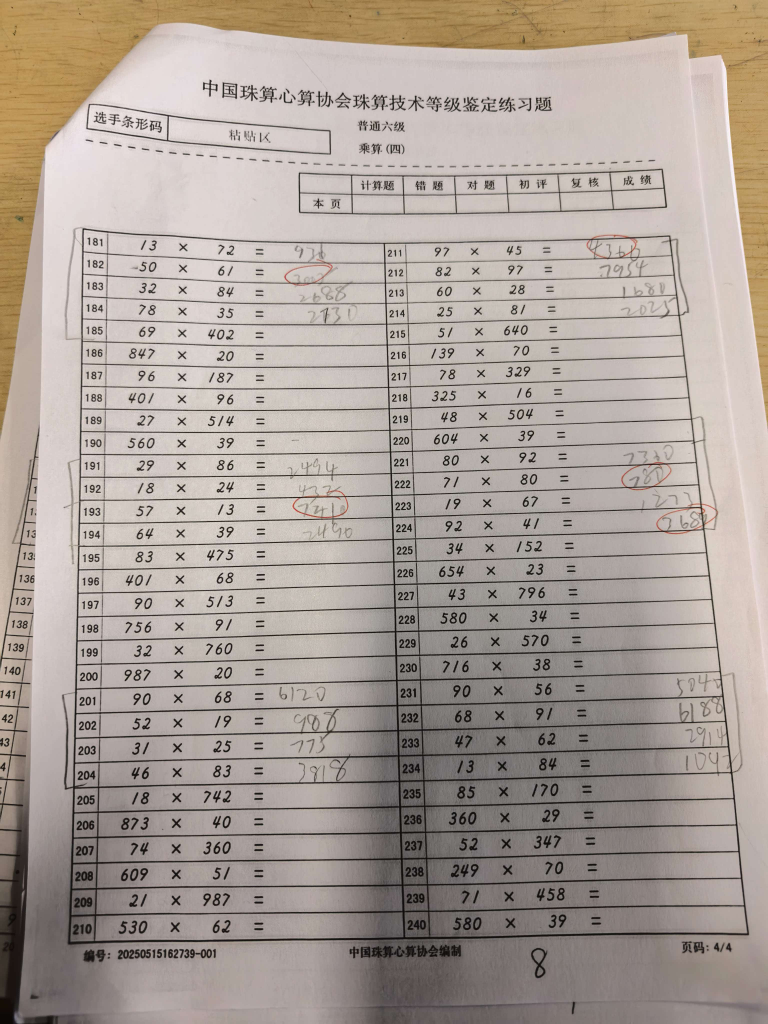
#> input picture picture_video/5.jpg, 3072 x 4096 px, found by its file name (shown at 1/4 size)
$ python 12_four_aithmetic.py
#> lines starting #> are read from the running program, lines starting #| are printed output that depends on the picture
import cv2
import numpy as np


reward=cv2.imread("./picture_video/5.jpg")
#> reward is the input picture: shape (4096, 3072, 3); mean B, G, R 152.5, 160.3, 170.9
#参数要一致
print(reward.shape) #获取长度 高度 通道数
#| (4096, 3072, 3)
img=np.ones((4096,3072,3),np.uint8)*100

cv2.imshow('reward',reward)
#加减乘除
result1=cv2.add(reward,img)
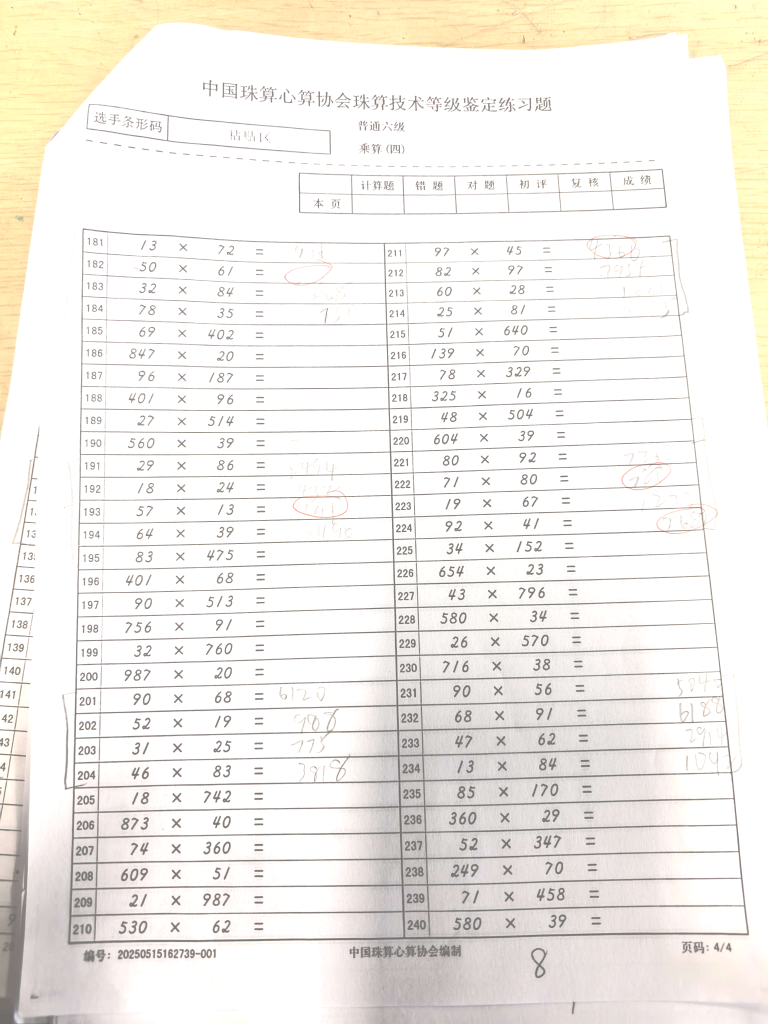
#> result1: shape (4096, 3072, 3) (shown at 1/4 size); mean B, G, R 234.2, 239.2, 242.3
result2=cv2.subtract(reward,img)
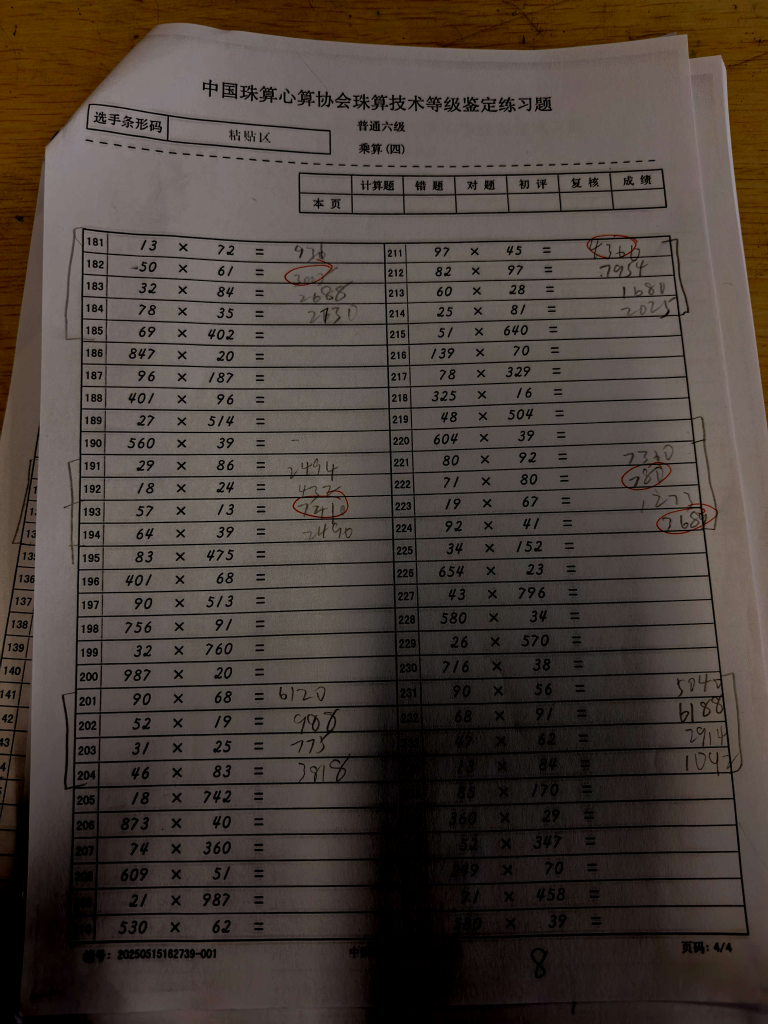
#> result2: shape (4096, 3072, 3) (shown at 1/4 size); mean B, G, R 57.8, 64.3, 74.4
result3=cv2.multiply(reward,img)
result4=cv2.divide(reward,img)

cv2.imshow('result1',result1)
cv2.waitKey(0)

$ run again, with picture_video/4.jpg copied over picture_video/5.jpg
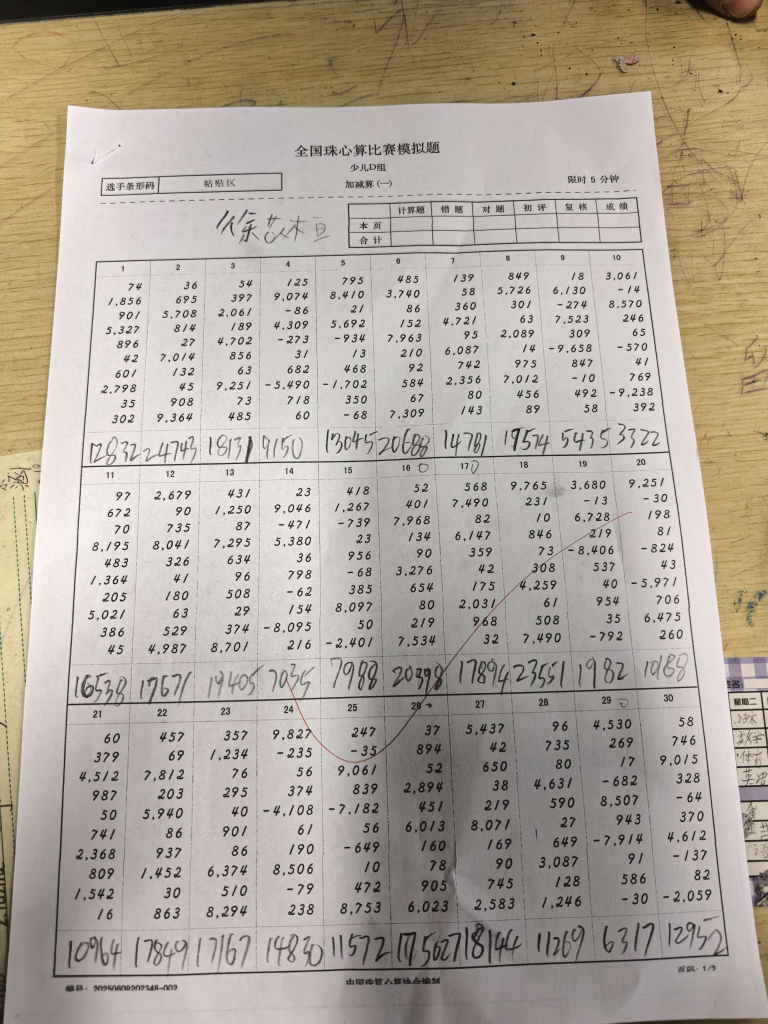
#> input picture picture_video/4.jpg, 3072 x 4096 px, found by its file name (shown at 1/4 size)
#> reward is the input picture: shape (4096, 3072, 3); mean B, G, R 155.5, 166.5, 176
#| (4096, 3072, 3)
#> `result1=cv2.add(reward,img)`:
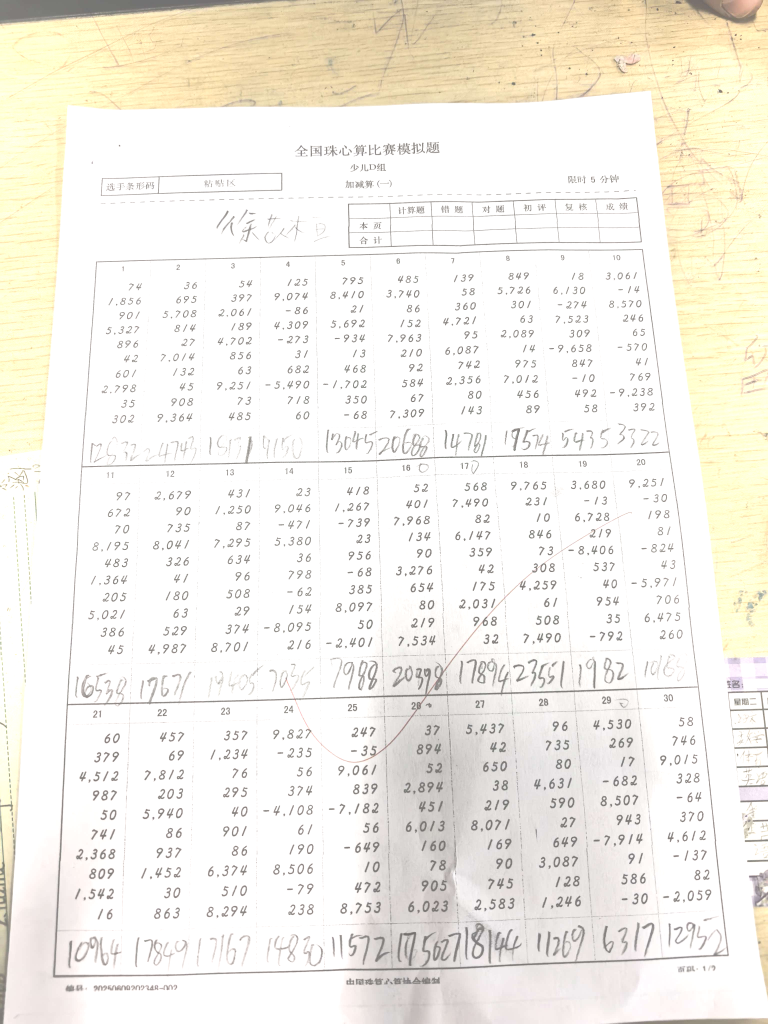
#> result1: shape (4096, 3072, 3) (shown at 1/4 size); mean B, G, R 233, 241.2, 244.4
#> `result2=cv2.subtract(reward,img)`:
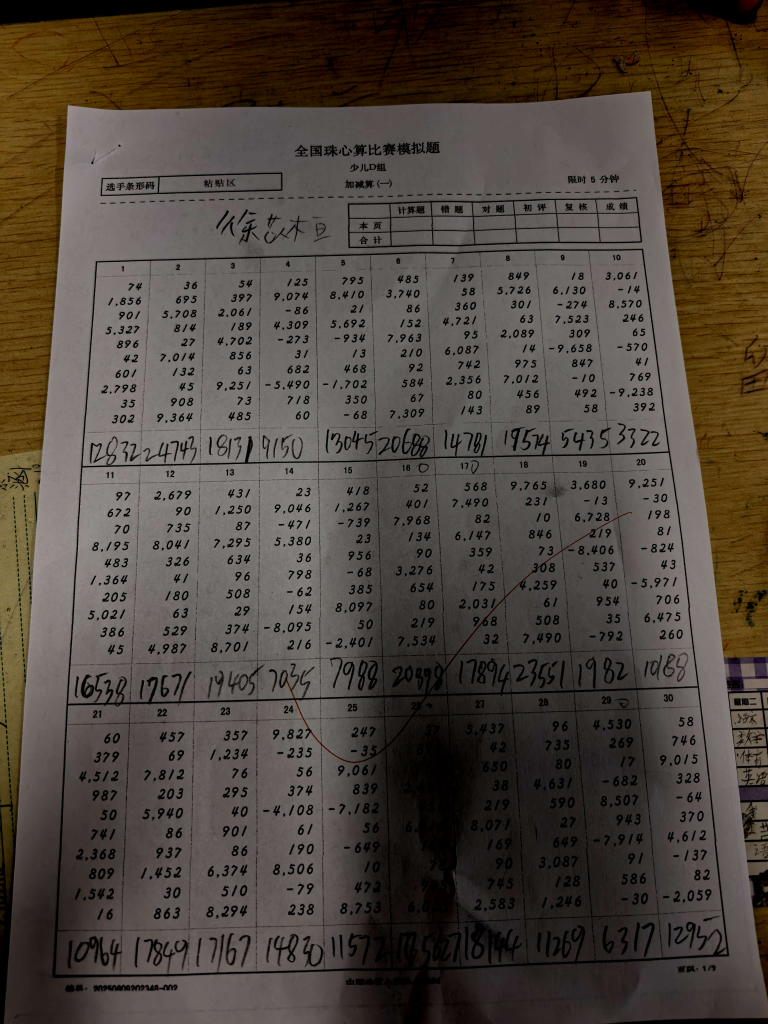
#> result2: shape (4096, 3072, 3) (shown at 1/4 size); mean B, G, R 60.9, 69.6, 78.7
